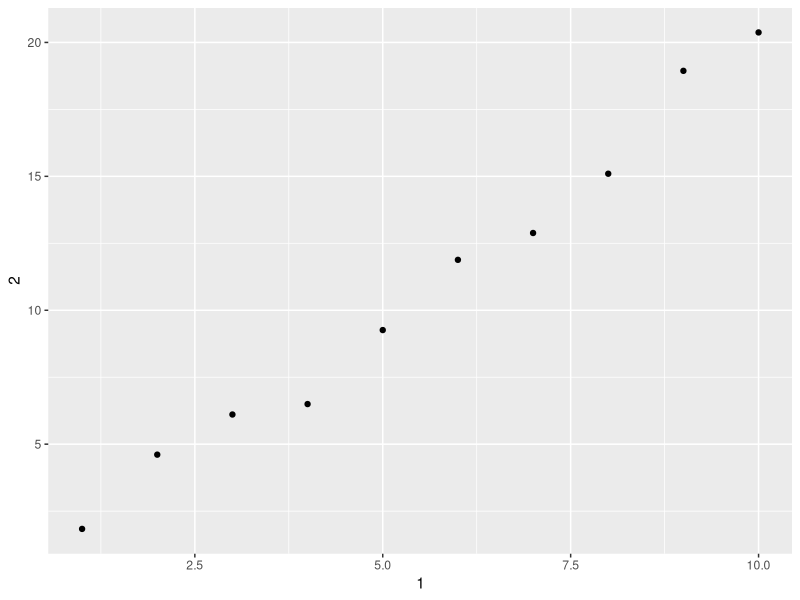

Source code (R):
## ---- chunk 1
library("tidyverse")
## ---- chunk 2
mtcars
## ---- chunk 3
class(mtcars)
## ---- chunk 4
class(as_tibble(mtcars))
## ---- chunk 5
df <- data.frame(abc = 1, xyz = "a")
df$x
df[, "xyz"]
df[, c("abc", "xyz")]
## ---- chunk 6
tbl <- as_tibble(df)
tbl$x
tbl[, "xyz"]
tbl[, c("abc", "xyz")]
## ---- chunk 7
annoying <- tibble(
  `1` = 1:10,
  `2` = `1` * 2 + rnorm(length(`1`))
)
## ---- chunk 8
annoying[["1"]]
## ---- chunk 9
annoying$`1`
## ---- chunk 10
ggplot(annoying, aes(x = `1`, y = `2`)) +
  geom_point()
## ---- chunk 11
annoying[["3"]] <- annoying$`2` / annoying$`1`
## ---- chunk 12
annoying[["3"]] <- annoying[["2"]] / annoying[["1"]]
## ---- chunk 13
annoying <- rename(annoying, one = `1`, two = `2`, three = `3`)
glimpse(annoying)
## ---- chunk 14
enframe(c(a = 1, b = 2, c = 3))
